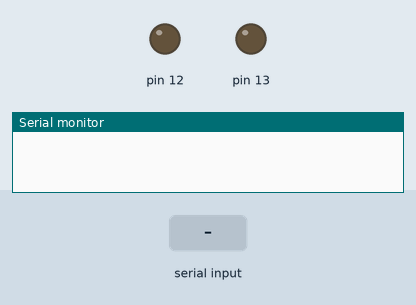
This sketch was run on a simulated Arduino Uno, built with avr-gcc and run on an emulated ATmega328P. Parts: output pins drawn as LEDs (lit = HIGH), the last lines printed to the serial monitor. The inputs (shaded band) are chosen by the test bench.

Above: at 1.2 s.
1.3 s: "A" received over Serial
At 1.6 s:
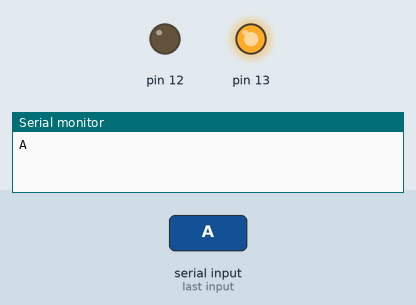
2.8 s: "B" received over Serial
At 4.0 s:
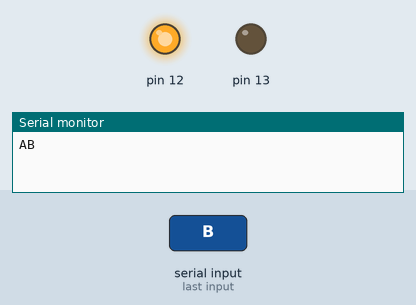
Timing chart, 0 to 5.8 s (numbered marks = the images above; inputs shaded):
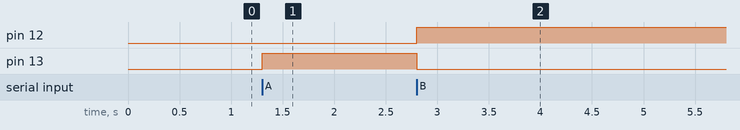

The sketch:

sketch_may09a.ino
```cpp
void setup() {
  pinMode(13, OUTPUT);
  pinMode(12, OUTPUT);
  Serial.begin(9600);
}

void loop() {
  if(Serial.available()) {
    char c = Serial.read();
    if(c == 'A') {
      digitalWrite(13, HIGH);
      digitalWrite(12, LOW);
      Serial.write("A");
      return;
    }
    if(c == 'B') {
      digitalWrite(13, LOW);
      digitalWrite(12, HIGH);
      Serial.write("B");
      return;
    }
  }
}
```

Measured:
- after the input at 1.3 s, pin 13: LOW → HIGH at once
- after the input at 2.8 s, pin 12: LOW → HIGH at once; pin 13: HIGH → LOW at once
